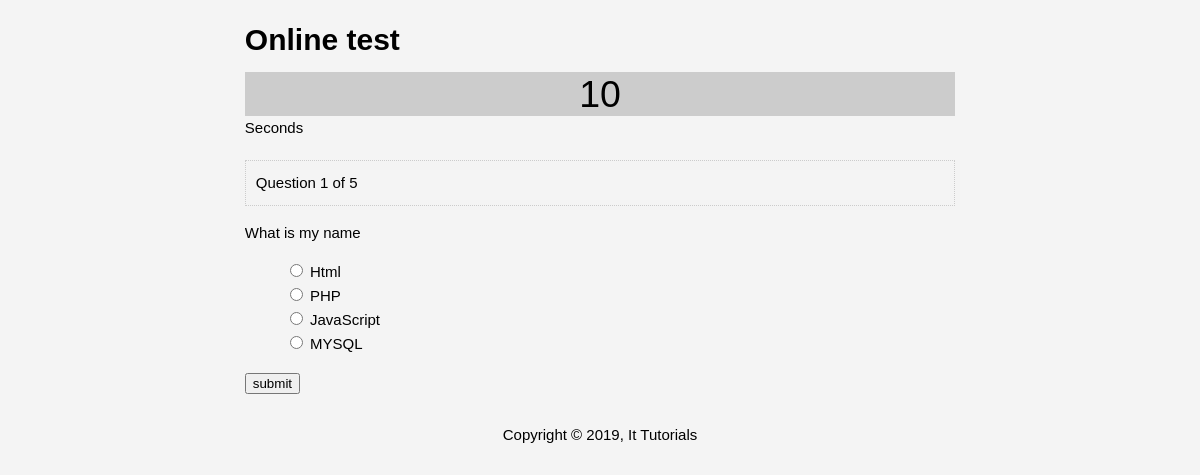
The app's page /simple-php-quiz-master/question.php?n=1 (signed in) with its own data.
### tables this page shows
CREATE TABLE `questions` (
  `question_number` int(11) NOT NULL,
  `question` text NOT NULL
);

CREATE TABLE `choices` (
  `id` int(11) NOT NULL PRIMARY KEY,
  `question_number` int(11) NOT NULL,
  `is_correct` tinyint(4) NOT NULL DEFAULT '0',
  `choice` text NOT NULL
);

### simple-php-quiz-master/question.php (the view, shortened to what this page needs)
<?php include "database.php"; ?>
<?php
	$number = (int) $_GET['n'];
	$query = "select * from questions";
	$results = $mysqli->query($query) or die($mysqli->error.__LINE__);
	$total=$results->num_rows;
	$query = "select * from `questions` where question_number = $number";
	$result = $mysqli->query($query) or die($mysqli->error.__LINE__);
	$question = $result->fetch_assoc();
	$query = "select * from `choices` where question_number = $number";
	$choices = $mysqli->query($query) or die($mysqli->error.__LINE__);
 ?>
<!DOCTYPE html>
<html>
  <head>
    <link rel="stylesheet" href="css/style.css" type="text/css" />
  </head>
  <body>
    <div id="container">
      <header>
        <div class="container">
          <h1>Online test</h1>
	</div>
      </header>
      <main>
      <div class="container">
      	<div class="timer">10</div><span>Seconds</span>
        <div class="current">Question <?php echo $number; ?> of <?php echo $total; ?></div>
	<p class="question">
	   <?php echo $question['question'] ?>
	</p>
	<form method="post" action="process.php" id="subform">
	      <ul class="choices">
	        <?php while($row=$choices->fetch_assoc()): ?>
		<li><input name="choice" type="radio" value="<?php echo $row['id']; ?>" />
		  <?php echo $row['choice']; ?>
		</li>
		<?php endwhile; ?>
	      </ul>
	      <input type="submit" value="submit" id="subm" />
	</form>
      </div>
    </div>
    <footer>
      <div class="container">
      	  Copyright &copy; 2019, It Tutorials
      </div>
    </footer>
  </body>
</html>

### simple-php-quiz-master/css/style.css (style rules this page uses)
body { font-family:arial; font-size:15px; line-height:1.6em; background:#f4f4f4; }
li { list-style:none; }
#container { margin: 0 auto; overflow:auto; width:60%; }
header { border-bottom:3px solid #f4f4f4 solid; }
footer { border-top:3px #f4f4f4 solid; text-align:center; padding-top:5px; }
main { padding-bottom:20px; }
.current { padding:10px; background:#f4f4f4; border:#ccc dotted 1px; margin:20px 0 10px 0; }

### simple-php-quiz-master/question.php (style rules this page uses)
.timer { font-size: 2.5em; padding: 10px; text-align: center; margin: 0 auto; background: #ccc; }

### records on screen
questions: question "What is my name"
choices: choice "Html"
choices: choice "PHP"
choices: choice "JavaScript"
choices: choice "MYSQL"

### other values on screen
$number "1"
$total "5"
